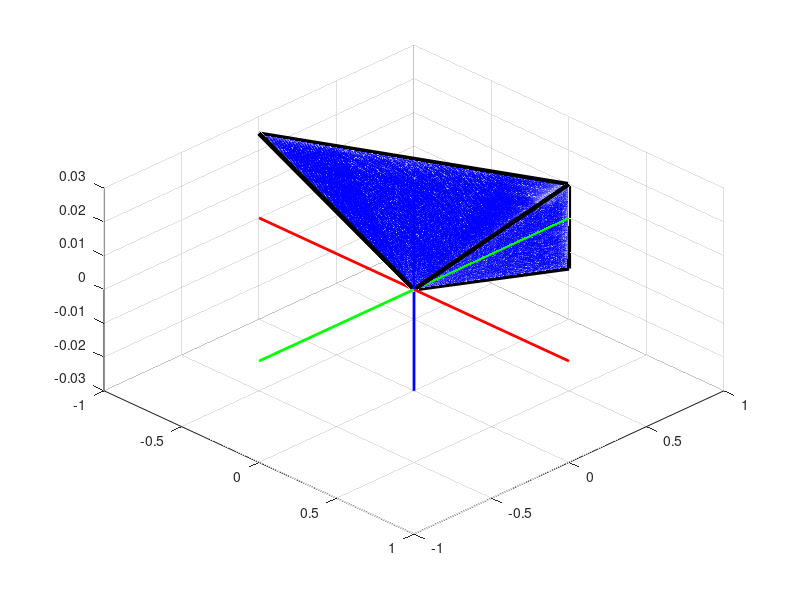

The MATLAB source for this figure:
clear;

% 力の成分
f1 = [0 1 0];
f2 = [-1 0 0];
f3 = [0 1 0];

alpha = 20;
alpha = deg2rad(alpha);
beta = -20;
beta = deg2rad(beta);

Rz1 = [cos(alpha) -sin(alpha) 0;
      sin(alpha) cos(alpha) 0;
      0 0 1];

Rz2 = [cos(beta) -sin(beta) 0;
      sin(beta) cos(beta) 0;
      0 0 1];

f1_1 = Rz1 * f1';
f1_2 = Rz2 * f1';

f2_1 = Rz1 * f2';
f2_2 = Rz2 * f2';

f3_1 = Rz1 * f3';
f3_2 = Rz2 * f3';

% 位置ベクトル
l1 = [0.01 0.025 0];
l2 = [0.005 0.025 0];
l3 = [-0.015 0.03 0];

% モーメントの値を格納する箇所
moment_f1 = [];
moment_f2 = [];
moment_f3 = [];


for i = 0:0.005:1
    edit_f1 = i * f1;
    edit_f2 = i * f2;
    edit_f3 = i * f3;

    now_moment1 = cross(l1, edit_f1);
    now_moment2 = cross(l2, edit_f2);
    now_moment3 = cross(l3, edit_f3);

    wrench_f1 = [edit_f1(1) edit_f1(2) now_moment1(3)];
    wrench_f2 = [edit_f2(1) edit_f2(2) now_moment2(3)];
    wrench_f3 = [edit_f3(1) edit_f3(2) now_moment3(3)];

    moment_f1 = [moment_f1; wrench_f1];
    moment_f2 = [moment_f2; wrench_f2];
    moment_f3 = [moment_f3; wrench_f3];

end

m1 = moment_f1;
m2 = moment_f2;
m3 = moment_f3;


point1 = [];
vertex = [];
vertex2 = [];

vertex = [vertex; moment_f1(1, :)];
vertex = [vertex; moment_f1(end, :)];

vertex = [vertex; moment_f2(1, :)];
vertex = [vertex; moment_f2(end, :)];

vertex = [vertex; moment_f3(1, :)];
vertex = [vertex; moment_f3(end, :)];

vertex2 = [vertex2; moment_f1(end, :)];
vertex2 = [vertex2; moment_f2(end, :)];
vertex2 = [vertex2; moment_f3(end, :)];
vertex2 = [vertex2; moment_f1(end, :)];

for i = 1:length(m1)
    % m1とm3の点間の距離を計算
    d = norm(m1(i,:) - m2(i,:));
    if d >= 0 % 点間の距離が1未満の場合に点を生成
        % 線分上の点を均等に生成
        t = linspace(0, 1, 100); % ここで生成する点の数を調整
        for k = t
            newPoint = (1-k)*m1(i,:) + k*m2(i,:);
            point1 = [point1; newPoint];
        end
    end
end

hold on;

point1_x = reshape(point1(:, 1), [], 5);
point1_y = reshape(point1(:, 2), [], 5);
point1_z = reshape(point1(:, 3), [], 5);

s1 = surf(point1_x, point1_y, point1_z, 'FaceColor', 'b', 'EdgeColor', 'none','FaceAlpha', 0.25);


% 軸を見やすく調整
%axis vis3d; % アスペクト比を固定
%axis equal; % 各軸のスケールを等しく
%xlabel('X');
%ylabel('Y');
%zlabel('Z');

grid on; % グリッド線を表示
rotate3d on; % 3D回転を有効化

%hold on;

point2 = [];

for i = 1:length(m1)
    % m1とm3の点間の距離を計算
    d = norm(m1(i,:) - m3(i,:));
    if d >= 0 % 点間の距離が1未満の場合に点を生成
        % 線分上の点を均等に生成
        t = linspace(0, 1, 100); % ここで生成する点の数を調整
        for k = t
            newPoint = (1-k)*m1(i,:) + k*m3(i,:);
            point2 = [point2; newPoint];
        end
    end
end

%plot3(point2(:,1), point2(:, 2), point2(:, 3));


point2_x = reshape(point2(:, 1), [], 5);
point2_y = reshape(point2(:, 2), [], 5);
point2_z = reshape(point2(:, 3), [], 5);

s2 = surf(point2_x, point2_y, point2_z, 'FaceColor', 'b', 'EdgeColor', 'none','FaceAlpha', 0.25);


point3 = [];

for i = 1:length(m2)
    % m1とm3の点間の距離を計算
    d = norm(m2(i,:) - m3(i,:));
    if d >= 0 % 点間の距離が1未満の場合に点を生成
        % 線分上の点を均等に生成
        t = linspace(0, 1, 100); % ここで生成する点の数を調整
        for k = t
            newPoint = (1-k)*m2(i,:) + k*m3(i,:);
            point3 = [point3; newPoint];
        end
    end
end


point3_x = reshape(point3(:, 1), [], 5);
point3_y = reshape(point3(:, 2), [], 5);
point3_z = reshape(point3(:, 3), [], 5);

s3 = surf(point3_x, point3_y, point3_z, 'FaceColor', 'b', 'EdgeColor', 'none', 'FaceAlpha', 0.25);

xlim([-1, 1]);
ylim([-1, 1]);
zlim([-0.03, 0.03]);

plot3(vertex(:, 1), vertex(:, 2), vertex(:, 3), 'k', 'LineWidth', 3);
plot3(vertex2(:, 1), vertex2(:, 2), vertex2(:, 3), 'k', 'LineWidth', 3);


% X軸
line([min(get(gca, 'XLim')) max(get(gca, 'XLim'))], [0 0], [0 0], 'Color', 'red', 'LineWidth', 2);

% Y軸
line([0 0], [min(get(gca, 'YLim')) max(get(gca, 'YLim'))], [0 0], 'Color', 'green', 'LineWidth', 2);

% Z軸
line([0 0], [0 0], [min(get(gca, 'ZLim')) max(get(gca, 'ZLim'))], 'Color', 'blue', 'LineWidth', 2);

view(45, 45);